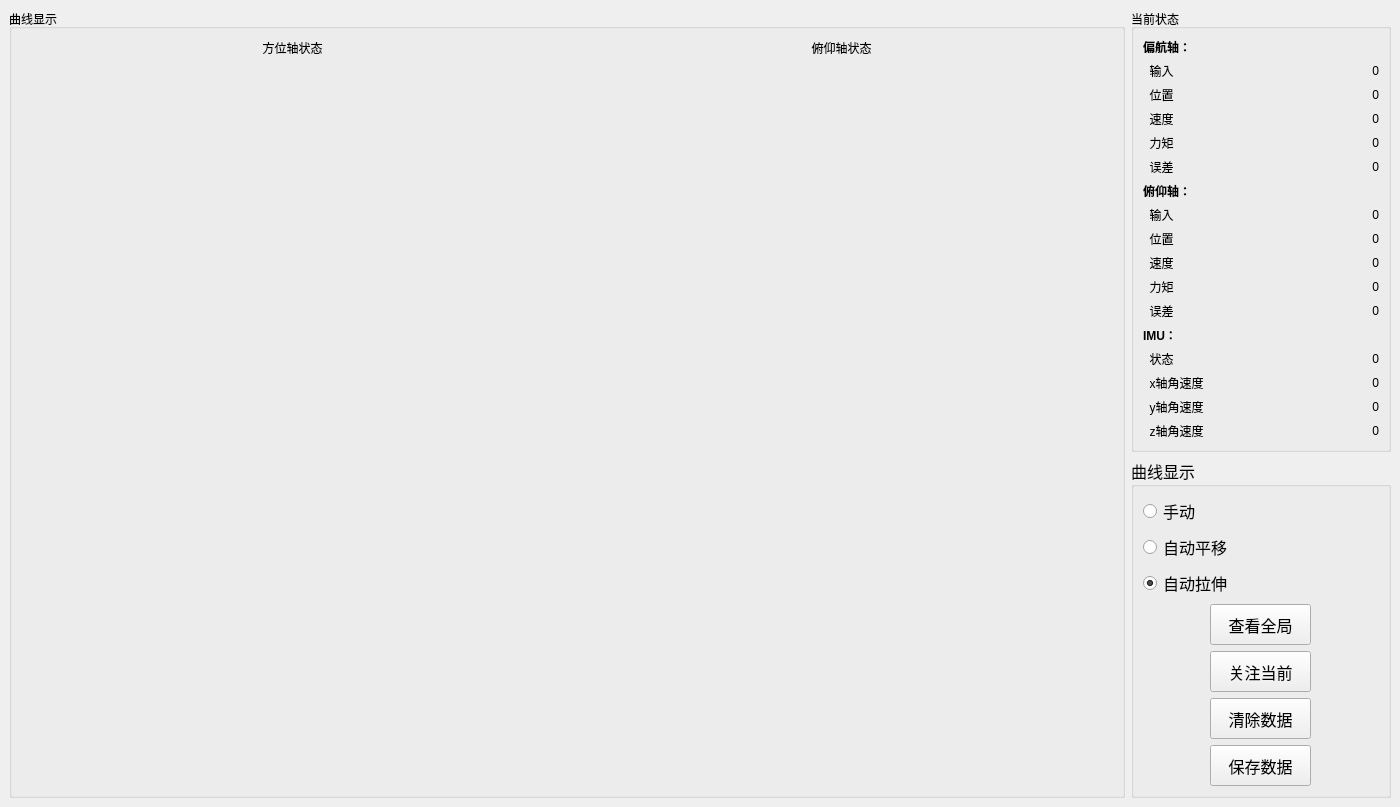
<?xml version="1.0" encoding="UTF-8"?>
<ui version="4.0">
 <class>MainWindow</class>
 <widget class="QMainWindow" name="MainWindow">
  <property name="geometry">
   <rect>
    <x>0</x>
    <y>0</y>
    <width>1400</width>
    <height>798</height>
   </rect>
  </property>
  <property name="windowTitle">
   <string>MainWindow</string>
  </property>
  <widget class="QWidget" name="centralwidget">
   <layout class="QGridLayout" name="gridLayout">
    <item row="0" column="0" rowspan="2">
     <widget class="QGroupBox" name="groupBox_chart">
      <property name="styleSheet">
       <string notr="true"/>
      </property>
      <property name="title">
       <string>曲线显示</string>
      </property>
      <layout class="QGridLayout" name="gridLayout_2">
       <property name="sizeConstraint">
        <enum>QLayout::SizeConstraint::SetMinAndMaxSize</enum>
       </property>
       <item row="1" column="1">
        <widget class="QCustomPlot" name="chart3" native="true"/>
       </item>
       <item row="2" column="0">
        <widget class="QCustomPlot" name="chart2" native="true"/>
       </item>
       <item row="1" column="0">
        <widget class="QCustomPlot" name="chart1" native="true"/>
       </item>
       <item row="0" column="1">
        <widget class="QLabel" name="label_56">
         <property name="maximumSize">
          <size>
           <width>16777215</width>
           <height>20</height>
          </size>
         </property>
         <property name="font">
          <font>
           <family>宋体</family>
          </font>
         </property>
         <property name="text">
          <string>俯仰轴状态</string>
         </property>
         <property name="alignment">
          <set>Qt::AlignmentFlag::AlignCenter</set>
         </property>
        </widget>
       </item>
       <item row="0" column="0">
        <widget class="QLabel" name="label_55">
         <property name="maximumSize">
          <size>
           <width>16777215</width>
           <height>20</height>
          </size>
         </property>
         <property name="font">
          <font>
           <family>宋体</family>
          </font>
         </property>
         <property name="text">
          <string>方位轴状态</string>
         </property>
         <property name="alignment">
          <set>Qt::AlignmentFlag::AlignCenter</set>
         </property>
        </widget>
       </item>
       <item row="2" column="1">
        <widget class="QCustomPlot" name="chart4" native="true"/>
       </item>
      </layout>
     </widget>
    </item>
    <item row="0" column="1">
     <widget class="QGroupBox" name="groupBox_13">
      <property name="sizePolicy">
       <sizepolicy hsizetype="Expanding" vsizetype="Expanding">
        <horstretch>0</horstretch>
        <verstretch>0</verstretch>
       </sizepolicy>
      </property>
      <property name="maximumSize">
       <size>
        <width>260</width>
        <height>111111</height>
       </size>
      </property>
      <property name="title">
       <string>当前状态</string>
      </property>
      <layout class="QGridLayout" name="gridLayout_12">
       <item row="16" column="0">
        <widget class="QLabel" name="label_51">
         <property name="maximumSize">
          <size>
           <width>80</width>
           <height>16777215</height>
          </size>
         </property>
         <property name="text">
          <string>  y轴角速度</string>
         </property>
         <property name="alignment">
          <set>Qt::AlignmentFlag::AlignLeading|Qt::AlignmentFlag::AlignLeft|Qt::AlignmentFlag::AlignVCenter</set>
         </property>
        </widget>
       </item>
       <item row="13" column="0">
        <widget class="QLabel" name="label_48">
         <property name="font">
          <font>
           <bold>true</bold>
          </font>
         </property>
         <property name="text">
          <string>IMU：</string>
         </property>
        </widget>
       </item>
       <item row="12" column="1">
        <widget class="QLabel" name="label_error2">
         <property name="text">
          <string>0</string>
         </property>
         <property name="alignment">
          <set>Qt::AlignmentFlag::AlignRight|Qt::AlignmentFlag::AlignTrailing|Qt::AlignmentFlag::AlignVCenter</set>
         </property>
        </widget>
       </item>
       <item row="6" column="0">
        <widget class="QLabel" name="label_31">
         <property name="maximumSize">
          <size>
           <width>80</width>
           <height>16777215</height>
          </size>
         </property>
         <property name="text">
          <string>  误差</string>
         </property>
         <property name="alignment">
          <set>Qt::AlignmentFlag::AlignLeading|Qt::AlignmentFlag::AlignLeft|Qt::AlignmentFlag::AlignVCenter</set>
         </property>
        </widget>
       </item>
       <item row="9" column="0">
        <widget class="QLabel" name="label_36">
         <property name="maximumSize">
          <size>
           <width>80</width>
           <height>16777215</height>
          </size>
         </property>
         <property name="text">
          <string>  位置</string>
         </property>
         <property name="alignment">
          <set>Qt::AlignmentFlag::AlignLeading|Qt::AlignmentFlag::AlignLeft|Qt::AlignmentFlag::AlignVCenter</set>
         </property>
        </widget>
       </item>
       <item row="0" column="0">
        <spacer name="verticalSpacer_17">
         <property name="orientation">
          <enum>Qt::Orientation::Vertical</enum>
         </property>
         <property name="sizeHint" stdset="0">
          <size>
           <width>20</width>
           <height>40</height>
          </size>
         </property>
        </spacer>
       </item>
       <item row="16" column="1">
        <widget class="QLabel" name="label_imu_omega_y">
         <property name="text">
          <string>0</string>
         </property>
         <property name="alignment">
          <set>Qt::AlignmentFlag::AlignRight|Qt::AlignmentFlag::AlignTrailing|Qt::AlignmentFlag::AlignVCenter</set>
         </property>
        </widget>
       </item>
       <item row="2" column="0">
        <widget class="QLabel" name="label_27">
         <property name="maximumSize">
          <size>
           <width>80</width>
           <height>16777215</height>
          </size>
         </property>
         <property name="text">
          <string>  输入</string>
         </property>
         <property name="alignment">
          <set>Qt::AlignmentFlag::AlignLeading|Qt::AlignmentFlag::AlignLeft|Qt::AlignmentFlag::AlignVCenter</set>
         </property>
        </widget>
       </item>
       <item row="14" column="1">
        <widget class="QLabel" name="label_imu_state">
         <property name="text">
          <string>0</string>
         </property>
         <property name="alignment">
          <set>Qt::AlignmentFlag::AlignRight|Qt::AlignmentFlag::AlignTrailing|Qt::AlignmentFlag::AlignVCenter</set>
         </property>
        </widget>
       </item>
       <item row="14" column="0">
        <widget class="QLabel" name="label_49">
         <property name="maximumSize">
          <size>
           <width>80</width>
           <height>16777215</height>
          </size>
         </property>
         <property name="text">
          <string>  状态</string>
         </property>
         <property name="alignment">
          <set>Qt::AlignmentFlag::AlignLeading|Qt::AlignmentFlag::AlignLeft|Qt::AlignmentFlag::AlignVCenter</set>
         </property>
        </widget>
       </item>
       <item row="11" column="1">
        <widget class="QLabel" name="label_torque2">
         <property name="text">
          <string>0</string>
         </property>
         <property name="alignment">
          <set>Qt::AlignmentFlag::AlignRight|Qt::AlignmentFlag::AlignTrailing|Qt::AlignmentFlag::AlignVCenter</set>
         </property>
        </widget>
       </item>
       <item row="17" column="0">
        <widget class="QLabel" name="label_52">
         <property name="maximumSize">
          <size>
           <width>80</width>
           <height>16777215</height>
          </size>
         </property>
         <property name="text">
          <string>  z轴角速度</string>
         </property>
         <property name="alignment">
          <set>Qt::AlignmentFlag::AlignLeading|Qt::AlignmentFlag::AlignLeft|Qt::AlignmentFlag::AlignVCenter</set>
         </property>
        </widget>
       </item>
       <item row="7" column="0">
        <widget class="QLabel" name="label_35">
         <property name="font">
          <font>
           <bold>true</bold>
          </font>
         </property>
         <property name="text">
          <string>俯仰轴：</string>
         </property>
        </widget>
       </item>
       <item row="5" column="1">
        <widget class="QLabel" name="label_torque1">
         <property name="text">
          <string>0</string>
         </property>
         <property name="alignment">
          <set>Qt::AlignmentFlag::AlignRight|Qt::AlignmentFlag::AlignTrailing|Qt::AlignmentFlag::AlignVCenter</set>
         </property>
        </widget>
       </item>
       <item row="12" column="0">
        <widget class="QLabel" name="label_37">
         <property name="maximumSize">
          <size>
           <width>80</width>
           <height>16777215</height>
          </size>
         </property>
         <property name="text">
          <string>  误差</string>
         </property>
         <property name="alignment">
          <set>Qt::AlignmentFlag::AlignLeading|Qt::AlignmentFlag::AlignLeft|Qt::AlignmentFlag::AlignVCenter</set>
         </property>
        </widget>
       </item>
       <item row="6" column="1">
        <widget class="QLabel" name="label_error1">
         <property name="text">
          <string>0</string>
         </property>
         <property name="alignment">
          <set>Qt::AlignmentFlag::AlignRight|Qt::AlignmentFlag::AlignTrailing|Qt::AlignmentFlag::AlignVCenter</set>
         </property>
        </widget>
       </item>
       <item row="10" column="0">
        <widget class="QLabel" name="label_34">
         <property name="maximumSize">
          <size>
           <width>80</width>
           <height>16777215</height>
          </size>
         </property>
         <property name="text">
          <string>  速度</string>
         </property>
         <property name="alignment">
          <set>Qt::AlignmentFlag::AlignLeading|Qt::AlignmentFlag::AlignLeft|Qt::AlignmentFlag::AlignVCenter</set>
         </property>
        </widget>
       </item>
       <item row="4" column="0">
        <widget class="QLabel" name="label_29">
         <property name="maximumSize">
          <size>
           <width>80</width>
           <height>16777215</height>
          </size>
         </property>
         <property name="text">
          <string>  速度</string>
         </property>
         <property name="alignment">
          <set>Qt::AlignmentFlag::AlignLeading|Qt::AlignmentFlag::AlignLeft|Qt::AlignmentFlag::AlignVCenter</set>
         </property>
        </widget>
       </item>
       <item row="3" column="0">
        <widget class="QLabel" name="label_28">
         <property name="maximumSize">
          <size>
           <width>80</width>
           <height>16777215</height>
          </size>
         </property>
         <property name="text">
          <string>  位置</string>
         </property>
         <property name="alignment">
          <set>Qt::AlignmentFlag::AlignLeading|Qt::AlignmentFlag::AlignLeft|Qt::AlignmentFlag::AlignVCenter</set>
         </property>
        </widget>
       </item>
       <item row="17" column="1">
        <widget class="QLabel" name="label_imu_omega_z">
         <property name="text">
          <string>0</string>
         </property>
         <property name="alignment">
          <set>Qt::AlignmentFlag::AlignRight|Qt::AlignmentFlag::AlignTrailing|Qt::AlignmentFlag::AlignVCenter</set>
         </property>
        </widget>
       </item>
       <item row="15" column="1">
        <widget class="QLabel" name="label_imu_omega_x">
         <property name="text">
          <string>0</string>
         </property>
         <property name="alignment">
          <set>Qt::AlignmentFlag::AlignRight|Qt::AlignmentFlag::AlignTrailing|Qt::AlignmentFlag::AlignVCenter</set>
         </property>
        </widget>
       </item>
       <item row="2" column="1">
        <widget class="QLabel" name="label_input1">
         <property name="text">
          <string>0</string>
         </property>
         <property name="alignment">
          <set>Qt::AlignmentFlag::AlignRight|Qt::AlignmentFlag::AlignTrailing|Qt::AlignmentFlag::AlignVCenter</set>
         </property>
        </widget>
       </item>
       <item row="8" column="0">
        <widget class="QLabel" name="label_33">
         <property name="maximumSize">
          <size>
           <width>80</width>
           <height>16777215</height>
          </size>
         </property>
         <property name="text">
          <string>  输入</string>
         </property>
         <property name="alignment">
          <set>Qt::AlignmentFlag::AlignLeading|Qt::AlignmentFlag::AlignLeft|Qt::AlignmentFlag::AlignVCenter</set>
         </property>
        </widget>
       </item>
       <item row="5" column="0">
        <widget class="QLabel" name="label_30">
         <property name="maximumSize">
          <size>
           <width>80</width>
           <height>16777215</height>
          </size>
         </property>
         <property name="text">
          <string>  力矩</string>
         </property>
         <property name="alignment">
          <set>Qt::AlignmentFlag::AlignLeading|Qt::AlignmentFlag::AlignLeft|Qt::AlignmentFlag::AlignVCenter</set>
         </property>
        </widget>
       </item>
       <item row="1" column="0">
        <widget class="QLabel" name="label_26">
         <property name="font">
          <font>
           <family>Agency FB</family>
           <bold>true</bold>
          </font>
         </property>
         <property name="text">
          <string>偏航轴：</string>
         </property>
        </widget>
       </item>
       <item row="3" column="1">
        <widget class="QLabel" name="label_position1">
         <property name="text">
          <string>0</string>
         </property>
         <property name="alignment">
          <set>Qt::AlignmentFlag::AlignRight|Qt::AlignmentFlag::AlignTrailing|Qt::AlignmentFlag::AlignVCenter</set>
         </property>
        </widget>
       </item>
       <item row="11" column="0">
        <widget class="QLabel" name="label_32">
         <property name="maximumSize">
          <size>
           <width>80</width>
           <height>16777215</height>
          </size>
         </property>
         <property name="text">
          <string>  力矩</string>
         </property>
         <property name="alignment">
          <set>Qt::AlignmentFlag::AlignLeading|Qt::AlignmentFlag::AlignLeft|Qt::AlignmentFlag::AlignVCenter</set>
         </property>
        </widget>
       </item>
       <item row="4" column="1">
        <widget class="QLabel" name="label_speed1">
         <property name="text">
          <string>0</string>
         </property>
         <property name="alignment">
          <set>Qt::AlignmentFlag::AlignRight|Qt::AlignmentFlag::AlignTrailing|Qt::AlignmentFlag::AlignVCenter</set>
         </property>
        </widget>
       </item>
       <item row="9" column="1">
        <widget class="QLabel" name="label_position2">
         <property name="text">
          <string>0</string>
         </property>
         <property name="alignment">
          <set>Qt::AlignmentFlag::AlignRight|Qt::AlignmentFlag::AlignTrailing|Qt::AlignmentFlag::AlignVCenter</set>
         </property>
        </widget>
       </item>
       <item row="15" column="0">
        <widget class="QLabel" name="label_50">
         <property name="maximumSize">
          <size>
           <width>80</width>
           <height>16777215</height>
          </size>
         </property>
         <property name="text">
          <string>  x轴角速度</string>
         </property>
         <property name="alignment">
          <set>Qt::AlignmentFlag::AlignLeading|Qt::AlignmentFlag::AlignLeft|Qt::AlignmentFlag::AlignVCenter</set>
         </property>
        </widget>
       </item>
       <item row="8" column="1">
        <widget class="QLabel" name="label_input2">
         <property name="text">
          <string>0</string>
         </property>
         <property name="alignment">
          <set>Qt::AlignmentFlag::AlignRight|Qt::AlignmentFlag::AlignTrailing|Qt::AlignmentFlag::AlignVCenter</set>
         </property>
        </widget>
       </item>
       <item row="10" column="1">
        <widget class="QLabel" name="label_speed2">
         <property name="text">
          <string>0</string>
         </property>
         <property name="alignment">
          <set>Qt::AlignmentFlag::AlignRight|Qt::AlignmentFlag::AlignTrailing|Qt::AlignmentFlag::AlignVCenter</set>
         </property>
        </widget>
       </item>
       <item row="18" column="0">
        <spacer name="verticalSpacer_18">
         <property name="orientation">
          <enum>Qt::Orientation::Vertical</enum>
         </property>
         <property name="sizeHint" stdset="0">
          <size>
           <width>20</width>
           <height>40</height>
          </size>
         </property>
        </spacer>
       </item>
      </layout>
     </widget>
    </item>
    <item row="1" column="1">
     <widget class="QGroupBox" name="showModeGroupBox">
      <property name="sizePolicy">
       <sizepolicy hsizetype="Preferred" vsizetype="Preferred">
        <horstretch>0</horstretch>
        <verstretch>0</verstretch>
       </sizepolicy>
      </property>
      <property name="font">
       <font>
        <family>微软雅黑</family>
        <pointsize>12</pointsize>
       </font>
      </property>
      <property name="title">
       <string>曲线显示</string>
      </property>
      <layout class="QVBoxLayout" name="verticalLayout_12">
       <item>
        <spacer name="verticalSpacer_14">
         <property name="orientation">
          <enum>Qt::Orientation::Vertical</enum>
         </property>
         <property name="sizeHint" stdset="0">
          <size>
           <width>20</width>
           <height>40</height>
          </size>
         </property>
        </spacer>
       </item>
       <item>
        <layout class="QVBoxLayout" name="verticalLayout_11">
         <item alignment="Qt::AlignmentFlag::AlignLeft">
          <widget class="QRadioButton" name="manualButton">
           <property name="sizePolicy">
            <sizepolicy hsizetype="Fixed" vsizetype="Fixed">
             <horstretch>0</horstretch>
             <verstretch>0</verstretch>
            </sizepolicy>
           </property>
           <property name="font">
            <font>
             <family>微软雅黑</family>
             <pointsize>12</pointsize>
            </font>
           </property>
           <property name="text">
            <string>手动</string>
           </property>
          </widget>
         </item>
         <item alignment="Qt::AlignmentFlag::AlignLeft">
          <widget class="QRadioButton" name="translationButton">
           <property name="sizePolicy">
            <sizepolicy hsizetype="Fixed" vsizetype="Fixed">
             <horstretch>0</horstretch>
             <verstretch>0</verstretch>
            </sizepolicy>
           </property>
           <property name="font">
            <font>
             <family>微软雅黑</family>
             <pointsize>12</pointsize>
            </font>
           </property>
           <property name="text">
            <string>自动平移</string>
           </property>
          </widget>
         </item>
         <item alignment="Qt::AlignmentFlag::AlignLeft">
          <widget class="QRadioButton" name="stretchButton">
           <property name="sizePolicy">
            <sizepolicy hsizetype="Fixed" vsizetype="Fixed">
             <horstretch>0</horstretch>
             <verstretch>0</verstretch>
            </sizepolicy>
           </property>
           <property name="font">
            <font>
             <family>微软雅黑</family>
             <pointsize>12</pointsize>
            </font>
           </property>
           <property name="text">
            <string>自动拉伸</string>
           </property>
           <property name="checked">
            <bool>true</bool>
           </property>
          </widget>
         </item>
        </layout>
       </item>
       <item>
        <spacer name="verticalSpacer_15">
         <property name="orientation">
          <enum>Qt::Orientation::Vertical</enum>
         </property>
         <property name="sizeHint" stdset="0">
          <size>
           <width>20</width>
           <height>40</height>
          </size>
         </property>
        </spacer>
       </item>
       <item alignment="Qt::AlignmentFlag::AlignHCenter">
        <widget class="QPushButton" name="globalButton">
         <property name="sizePolicy">
          <sizepolicy hsizetype="Fixed" vsizetype="Fixed">
           <horstretch>0</horstretch>
           <verstretch>0</verstretch>
          </sizepolicy>
         </property>
         <property name="minimumSize">
          <size>
           <width>101</width>
           <height>41</height>
          </size>
         </property>
         <property name="font">
          <font>
           <family>微软雅黑</family>
           <pointsize>12</pointsize>
          </font>
         </property>
         <property name="text">
          <string>查看全局</string>
         </property>
        </widget>
       </item>
       <item alignment="Qt::AlignmentFlag::AlignHCenter">
        <widget class="QPushButton" name="nowButton">
         <property name="sizePolicy">
          <sizepolicy hsizetype="Fixed" vsizetype="Fixed">
           <horstretch>0</horstretch>
           <verstretch>0</verstretch>
          </sizepolicy>
         </property>
         <property name="minimumSize">
          <size>
           <width>101</width>
           <height>41</height>
          </size>
         </property>
         <property name="text">
          <string>关注当前</string>
         </property>
        </widget>
       </item>
       <item alignment="Qt::AlignmentFlag::AlignHCenter">
        <widget class="QPushButton" name="clearButton">
         <property name="sizePolicy">
          <sizepolicy hsizetype="Fixed" vsizetype="Fixed">
           <horstretch>0</horstretch>
           <verstretch>0</verstretch>
          </sizepolicy>
         </property>
         <property name="minimumSize">
          <size>
           <width>101</width>
           <height>41</height>
          </size>
         </property>
         <property name="font">
          <font>
           <family>微软雅黑</family>
           <pointsize>12</pointsize>
          </font>
         </property>
         <property name="text">
          <string>清除数据</string>
         </property>
        </widget>
       </item>
       <item>
        <spacer name="verticalSpacer_20">
         <property name="orientation">
          <enum>Qt::Orientation::Vertical</enum>
         </property>
         <property name="sizeHint" stdset="0">
          <size>
           <width>20</width>
           <height>40</height>
          </size>
         </property>
        </spacer>
       </item>
       <item alignment="Qt::AlignmentFlag::AlignHCenter">
        <widget class="QPushButton" name="saveChartButton">
         <property name="sizePolicy">
          <sizepolicy hsizetype="Fixed" vsizetype="Fixed">
           <horstretch>0</horstretch>
           <verstretch>0</verstretch>
          </sizepolicy>
         </property>
         <property name="minimumSize">
          <size>
           <width>101</width>
           <height>41</height>
          </size>
         </property>
         <property name="font">
          <font>
           <family>微软雅黑</family>
           <pointsize>12</pointsize>
          </font>
         </property>
         <property name="text">
          <string>保存数据</string>
         </property>
        </widget>
       </item>
       <item>
        <spacer name="verticalSpacer_16">
         <property name="orientation">
          <enum>Qt::Orientation::Vertical</enum>
         </property>
         <property name="sizeHint" stdset="0">
          <size>
           <width>20</width>
           <height>40</height>
          </size>
         </property>
        </spacer>
       </item>
      </layout>
     </widget>
    </item>
   </layout>
  </widget>
 </widget>
 <customwidgets>
  <customwidget>
   <class>QCustomPlot</class>
   <extends>QWidget</extends>
   <header location="global">qcustomplot.h</header>
   <container>1</container>
  </customwidget>
 </customwidgets>
 <resources/>
 <connections/>
</ui>
